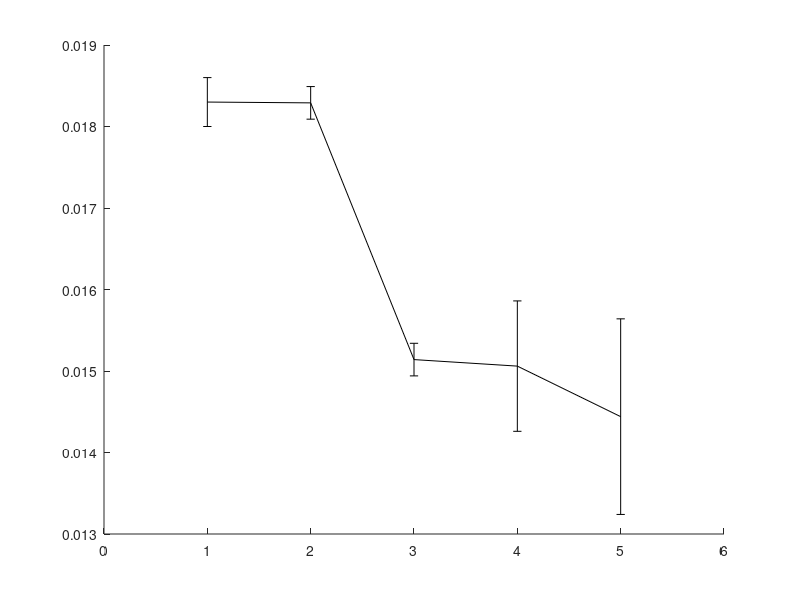

MATLAB code for this plot: (Note: this script raises an error after producing the figure.)
clear all 
close all 
clc 

directory = '/home/krishna/upwardradar/100ft_2_stand_inline';

dataType='float';

%% Read Data
% %read data
% 
% cd(directory);
% files = dir('*.dat');
% peaks = [];
% for i = 1:length(files)
%     file = files(i).name;
%     fID = fopen(file); %open data file
%     data = (fread(fID,dataType)); %read data  ,'ieee-be'?
%     fclose(fID);
%     t = data(1:2:length(data))/8;
%     data=data(2:2:length(data)); %only abs is spit out
% 
%     %peak detection
% 
%     for j = 1:8
%         sample = data((t>j-1)&(t<j));
%         peak = max(sample);
%         disp(peak);
%         if peak>0.005
%             peaks(length(peaks)+1) = peak;
%         end
%     end
%     
% end
% 
% %% averaging
% fprintf('%d peaks found',length(peaks));
% fprintf('Average magnitude = %0.5f',mean(peaks));
% fprintf('Std magnitude = %0.5f',std(peaks));

%% make summary plot for all scenarios
% 
figure()
hold on


ms = 12;

x = [1,2,3,4,5];
y = [0.01830, 0.01829, 0.01514, 0.01506, 0.01444];
yerr = [3, 2, 2,8, 12]*1e-4;

errorbar(x, y, yerr, 'k', 'LineStyle','none', 'LineWidth',2);

l = plot(x,y, 's','MarkerSize', ms, 'MarkerEdgeColor', 'k', 'LineWidth',1); 
l.MarkerFaceColor = l.Color;


set(findall(gcf,'-property','FontSize'),'FontSize',14)
ylim([0.01,0.020]);
xlim([0,6]);
xticks([1,2,3,4,5]);
xticklabels({'standing sidebyside', 'standing inline', 'sitting inline','sitting sidebyside','no obstacles'});
xtickangle(45)
axis square
ylabel('Magnitude received');

